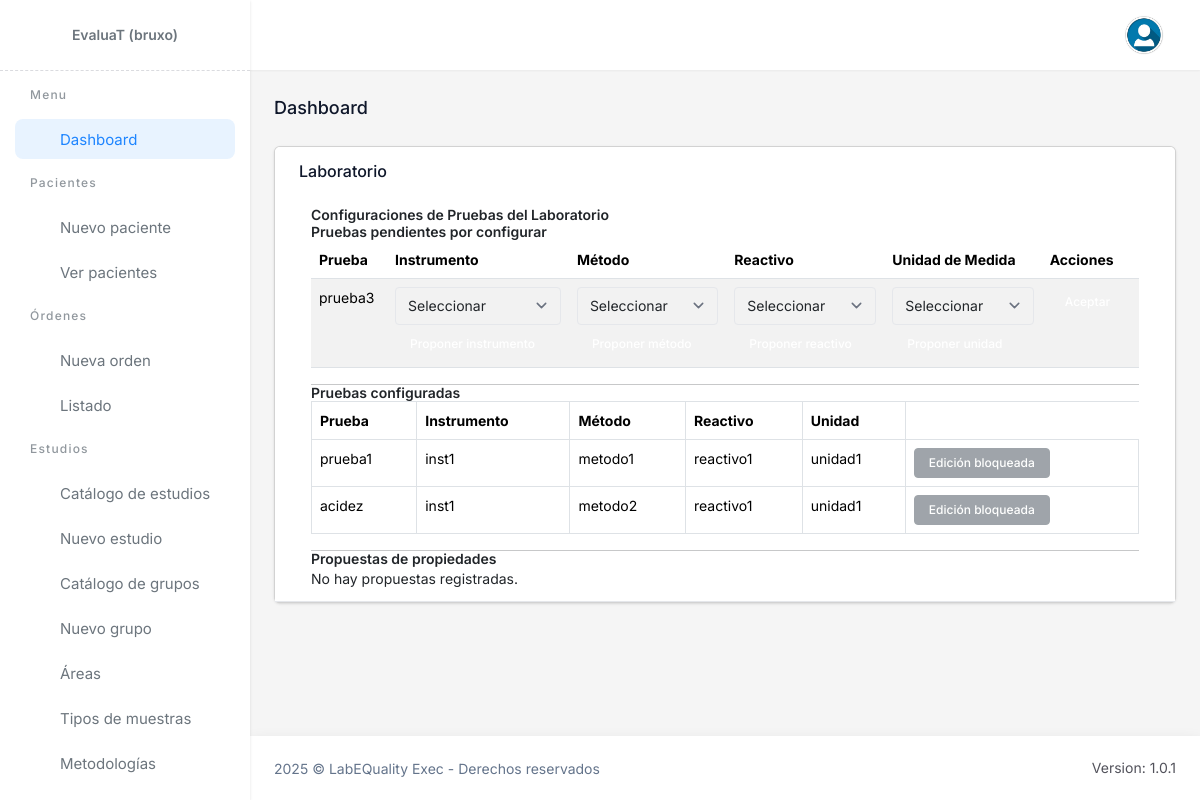
The app's page /lab/ (signed in), older data.
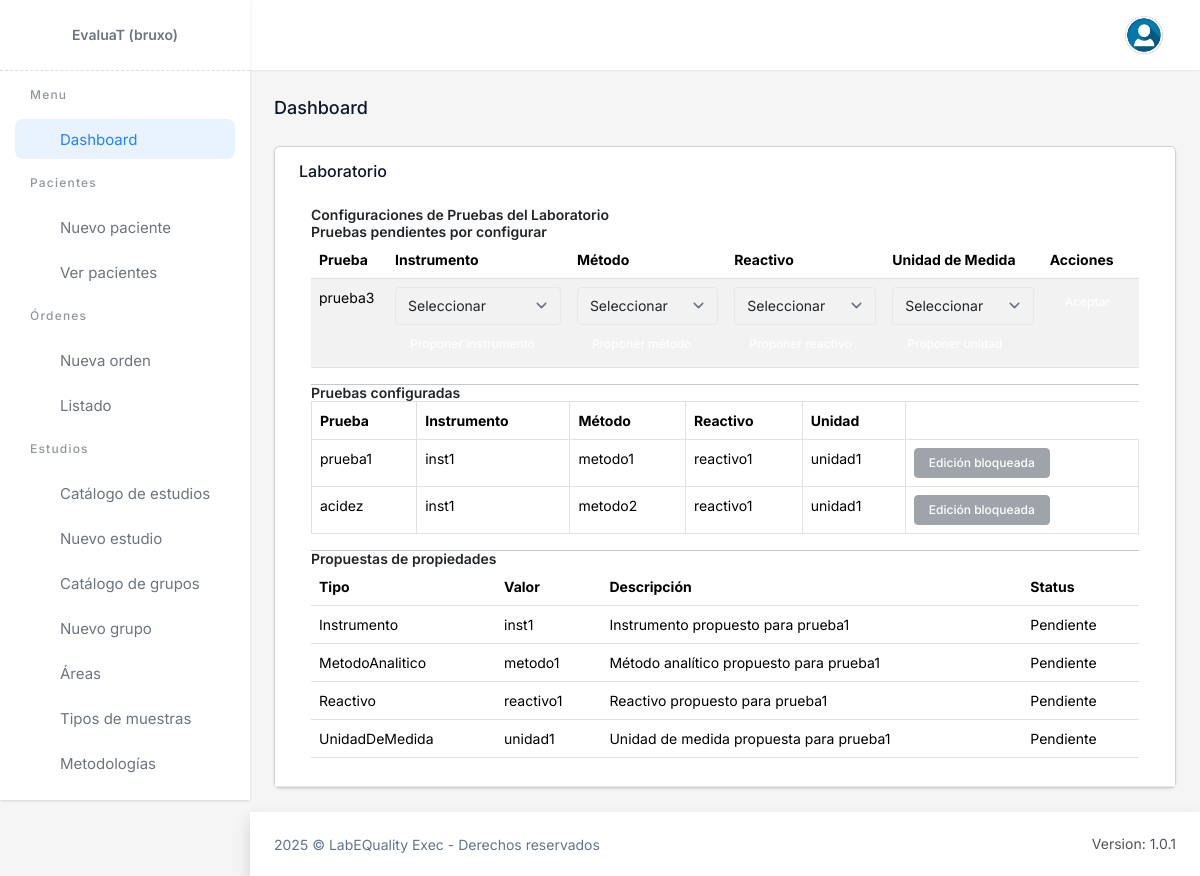
The same page, newer data.
### lab/models.py (models this page shows, shortened)
class Prueba(models.Model):
    programa_id = models.ForeignKey(Programa, on_delete=models.PROTECT, related_name='pruebas')
    nombre = models.CharField(max_length=255)
    instrumento_seleccionado_id = models.ForeignKey(Instrumento, on_delete=models.PROTECT, related_name='pruebas_instrumento_seleccionado_id', null=True, blank=True)
    metodo_analitico_seleccionado_id = models.ForeignKey(MetodoAnalitico, on_delete=models.PROTECT, related_name='pruebas_metodo_analitico_seleccionado_id', null=True, blank=True)
    reactivo_seleccionado_id = models.ForeignKey(Reactivo, on_delete=models.PROTECT, related_name='pruebas_reactivo_seleccionado_id', null=True, blank=True)
    unidad_de_medida_seleccionado_id = models.ForeignKey(UnidadDeMedida, on_delete=models.PROTECT, related_name='pruebas_unidad_de_medida_seleccionado_id', null=True, blank=True)

class LaboratorioPruebaConfig(models.Model):
    laboratorio_id = models.ForeignKey(Laboratorio, on_delete=models.PROTECT, related_name='laboratorios')
    prueba_id = models.ForeignKey(Prueba, on_delete=models.PROTECT, related_name='pruebas')
    instrumento_id = models.ForeignKey(Instrumento, on_delete=models.PROTECT, related_name='laboratorio_prueba_config_instrumento_id', null=True, blank=True)
    metodo_analitico_id = models.ForeignKey(MetodoAnalitico, on_delete=models.PROTECT, related_name='laboratorio_prueba_config_metodo_analitico_id', null=True, blank=True)
    reactivo_id = models.ForeignKey(Reactivo, on_delete=models.PROTECT, related_name='laboratorio_prueba_config_pruebas_reactivo_id', null=True, blank=True)
    unidad_de_medida_id = models.ForeignKey(UnidadDeMedida, on_delete=models.PROTECT, related_name='laboratorio_prueba_config_pruebas_unidad_de_medida_id', null=True, blank=True)
    bloqueada = models.BooleanField(default=False)  # bloqueo puntual por configuración
    class Meta:
        constraints = [
            models.UniqueConstraint(fields=['laboratorio_id', 'prueba_id'], name='uq_laboratorio_prueba')
        ]
        verbose_name_plural = "LaboratorioPruebaConfig"

class Instrumento(models.Model):
    nombre = models.CharField(max_length=255)
    descripcion = models.TextField(blank=True, null=True)

class MetodoAnalitico(models.Model):
    nombre = models.CharField(max_length=255)
    descripcion = models.TextField(blank=True, null=True)
    class Meta:
        verbose_name_plural = "MetodoAnalitico"

class Reactivo(models.Model):
    nombre = models.CharField(max_length=255)
    descripcion = models.TextField(blank=True, null=True)

class UnidadDeMedida(models.Model):
    nombre = models.CharField(max_length=255)
    descripcion = models.TextField(blank=True, null=True)
    class Meta:
        verbose_name_plural = "UnidadDeMedida"

class PropiedadARevisar(models.Model):
    TIPO_ELEMENTO_CHOICES = (
        ("instrumento", "Instrumento"),
        ("metodo", "Método Analítico"),
        ("reactivo", "Reactivo"),
        ("unidad", "Unidad"),
    )
    STATUS_CHOICES = (
        (0, "Pendiente"),
        (1, "Aprobado"),
        (2, "Rechazado"),
    )
    tipoElemento = models.CharField(max_length=50, choices=TIPO_ELEMENTO_CHOICES)
    valor = models.CharField(max_length=255)
    descripcion = models.TextField(blank=True, null=True)
    status = models.IntegerField(choices=STATUS_CHOICES, default=0)
    created_at = models.DateTimeField(auto_now_add=True)
    updated_at = models.DateTimeField(auto_now=True)
    class Meta:
        verbose_name_plural = "Propiedades a Revisar"
        ordering = ["-created_at"]

### lab/views.py (the view)
# urls.py: path("lab/", views.LabMainView.as_view(), name='labmainview'),
class LabMainView(LoginRequiredMixin, View):
    template_name = 'labmain.html'
    login_url = reverse_lazy('lab:homepage')
    def get(self, request):
        laboratorio_id = request.session.get("laboratorio_seleccionado")
        laboratorio = None
        if laboratorio_id:
            laboratorio = Laboratorio.objects.filter(id=laboratorio_id).first()
        if not laboratorio:
            messages.error(request, "No hay laboratorio asociado a tu usuario.")
            return redirect('lab:homepage')
        programas_ids = ProgramaLaboratorio.objects.filter(
            laboratorio_id=laboratorio.id
        ).values_list('programa_id', flat=True)
        pruebas_laboratorio = Prueba.objects.filter(programa_id__in=programas_ids)
        accepted_configs = LaboratorioPruebaConfig.objects.filter(laboratorio_id=laboratorio)
        accepted_prueba_ids = accepted_configs.values_list('prueba_id', flat=True)
        pending_pruebas = pruebas_laboratorio.exclude(id__in=accepted_prueba_ids)
        context = {
            'pending_pruebas': pending_pruebas,
            'accepted_configs': accepted_configs,
            'instrumentos': Instrumento.objects.all(),
            'metodos': MetodoAnalitico.objects.all(),
            'reactivos': Reactivo.objects.all(),
            'unidades': UnidadDeMedida.objects.all(),
            'laboratorio': laboratorio,
            'propuestas': PropiedadARevisar.objects.all(),
        }
        return render(request, self.template_name, context)

### lab/templates/labmain.html
{% extends "base.html" %} {% load static %} {% block content %}
<h4 class="text-slate-900 dark:text-slate-200 text-lg font-medium mb-6">Dashboard</h4>
<div class="grid sm:grid-cols-1 gap-6">
  <div class="card">
    <div class="card-header">
      <h6 class="card-title">Laboratorio</h6>
      {% include "accept_configurations.html" %}
    </div>
  </div>
</div>
{% endblock %} {% block customscripts %} {% endblock %}

### lab/templates/sidebar.html (shortened to what this page needs)
{% load static %}
<div class="app-menu">
    <a href="{% url 'lab:labmainview' %}" class="logo-box">
        <h2>EvaluaT ({{user}})</h2>
    </a>
    <div class="srcollbar" data-simplebar>
        <ul class="menu" data-fc-type="accordion">
            <li class="menu-title">Menu</li>
            <li class="menu-item">
                <a href="{% url 'lab:labmainview' %}" class="menu-link">
                    <span class="menu-icon"><i class="mgc_home_3_line"></i></span>
                    <span class="menu-text"> Dashboard </span>
                </a>
            </li>
            <li class="menu-title">Pacientes</li>
            {% if user.is_staff %}
            <li class="menu-item">
                <a href="#." class="menu-link">
                    <span class="menu-icon"><i class="mgc_user_2_line"></i></span>
                    <span class="menu-text"> Nuevo paciente </span>
                </a>
            </li>
            {% endif %}
            <li class="menu-item">
                <a href="#." class="menu-link">
                    <span class="menu-icon"><i class="mgc_group_line"></i></span>
                    <span class="menu-text"> Ver pacientes </span>
                </a>
            </li>
            <li class="menu-title">Órdenes</li>
            {% if user.is_staff %}
            <li class="menu-item">
                <a href="#." class="menu-link">
                    <span class="menu-icon"><i class="mgc_file_new_line"></i></span>
                    <span class="menu-text"> Nueva orden </span>
                </a>
            </li>
            {% endif %}
            <li class="menu-item">
                <a href="#." class="menu-link">
                    <span class="menu-icon"><i class="mgc_list_check_3_line"></i></span>
                    <span class="menu-text"> Listado </span>
                </a>
            </li>
            <li class="menu-title">Estudios</li>
            <li class="menu-item">
                <a href="#." class="menu-link">
                    <span class="menu-icon"><i class="mgc_folder_star_line"></i></span>
                    <span class="menu-text"> Catálogo de estudios </span>
                </a>
            </li>
            <li class="menu-item">
                <a href="#." class="menu-link">
                    <span class="menu-icon"><i class="mgc_news_line"></i></span>
                    <span class="menu-text"> Nuevo estudio </span>
                </a>
            </li>
            <li class="menu-item">
                <a href="#." class="menu-link">
                    <span class="menu-icon"><i class="mgc_folders_line"></i></span>
                    <span class="menu-text"> Catálogo de grupos </span>
                </a>
            </li>
            <li class="menu-item">
                <a href="#." class="menu-link">
                    <span class="menu-icon"><i class="mgc_version_line"></i></span>
                    <span class="menu-text"> Nuevo grupo </span>
                </a>
            </li>
            <li class="menu-item">
                <a href="#." class="menu-link">
                    <span class="menu-icon"><i class="mgc_folder_more_line"></i></span>
                    <span class="menu-text"> Áreas </span>
                </a>
            </li>
            <li class="menu-item">
                <a href="#." class="menu-link">
                    <span class="menu-icon"><i class="mgc_flask_2_line"></i></span>
                    <span class="menu-text"> Tipos de muestras </span>
                </a>
            </li>
            <li class="menu-item">
                <a href="#." class="menu-link">
                    <span class="menu-icon"><i class="mgc_science_line"></i></span>
                    <span class="menu-text"> Metodologías </span>
                </a>
            </li>
            <li class="menu-item">
                <a href="#." class="menu-link">
                    <span class="menu-icon"><i class="mgc_glass_cup_line"></i></span>
                </a>
            </li>
        </ul>
    </div>
</div>

### lab/templates/partials/_crear_config_prueba_row.html (shortened to what this page needs)
<tr data-prueba-id="{{ prueba.id }}">
  <td>{{ prueba.nombre }}</td>
  <td>
    <div class="campo-instrumento">
      <select name="instrumento_id" class="form-select campo-select" required>
        <option value="">Seleccionar</option>
      </select>
      <button type="button" class="btn btn-secondary btn-sm btn-proponer-instrumento mt-1">Proponer instrumento</button>
    </div>
  </td>
  <td>
    <div class="campo-metodo">
      <select name="metodo_analitico_id" class="form-select campo-select" required>
        <option value="">Seleccionar</option>
      </select>
      <button type="button" class="btn btn-secondary btn-sm btn-proponer-metodo mt-1">Proponer método</button>
    </div>
  </td>
  <td>
    <div class="campo-reactivo">
      <select name="reactivo_id" class="form-select campo-select" required>
        <option value="">Seleccionar</option>
      </select>
      <button type="button" class="btn btn-secondary btn-sm btn-proponer-reactivo mt-1">Proponer reactivo</button>
    </div>
  </td>
  <td>
    <div class="campo-unidad">
      <select name="unidad_de_medida_id" class="form-select campo-select" required>
        <option value="">Seleccionar</option>
      </select>
      <button type="button" class="btn btn-secondary btn-sm btn-proponer-unidad mt-1">Proponer unidad</button>
    </div>
  </td>
  <td>
    <form class="form-configuracion" data-prueba-id="{{ prueba.id }}">
      <button type="button" class="btn btn-success btn-sm btn-aceptar-config">
        <span class="btn-text">Aceptar</span>
      </button>
    </form>
  </td>
</tr>

### lab/templates/partials/_config_row.html
<tr>
  <td>{{ config.prueba_id.nombre }}</td>
  <td>{% if config.instrumento_id %}{{ config.instrumento_id.nombre }}{% else %}-{% endif %}</td>
  <td>{% if config.metodo_analitico_id %}{{ config.metodo_analitico_id.nombre }}{% else %}-{% endif %}</td>
  <td>{% if config.reactivo_id %}{{ config.reactivo_id.nombre }}{% else %}-{% endif %}</td>
  <td>{% if config.unidad_de_medida_id %}{{ config.unidad_de_medida_id.nombre }}{% else %}-{% endif %}</td>
  <td>
    {% if laboratorio.override_edicion_activa or today|date:"j" <= laboratorio.edicion_hasta_dia and not config.bloqueada %}
      <button class="btn btn-sm btn-primary btn-editar-config" data-config-id="{{ config.id }}">Editar</button>
    {% else %}
      <button class="btn btn-sm btn-secondary" disabled>Edición bloqueada</button>
    {% endif %}
  </td>
</tr>

### lab/templates/partials/_propuesta_row.html
<tr>
  <td>{{ prop.tipoElemento }}</td>
  <td>{{ prop.valor }}</td>
  <td>{{ prop.descripcion|default:"-" }}</td>
  <td>
    {% if prop.status == 0 %}Pendiente{% elif prop.status == 1 %}Aceptado{% else %}Rechazado{% endif %}
  </td>
</tr>

Row changes from the older to the newer data that the page shows:
added PropiedadARevisar: tipoElemento "Instrumento", valor "inst1", descripcion "Instrumento propuesto para prueba1", status "Pendiente"
added PropiedadARevisar: tipoElemento "MetodoAnalitico", valor "metodo1", descripcion "Método analítico propuesto para prueba1", status "Pendiente"
added PropiedadARevisar: tipoElemento "Reactivo", valor "reactivo1", descripcion "Reactivo propuesto para prueba1", status "Pendiente"
added PropiedadARevisar: tipoElemento "UnidadDeMedida", valor "unidad1", descripcion "Unidad de medida propuesta para prueba1", status "Pendiente"
Text that changed along with them:
text no longer shown: "No hay propuestas registradas."
text now shown: "Tipo Valor Descripción Status"
